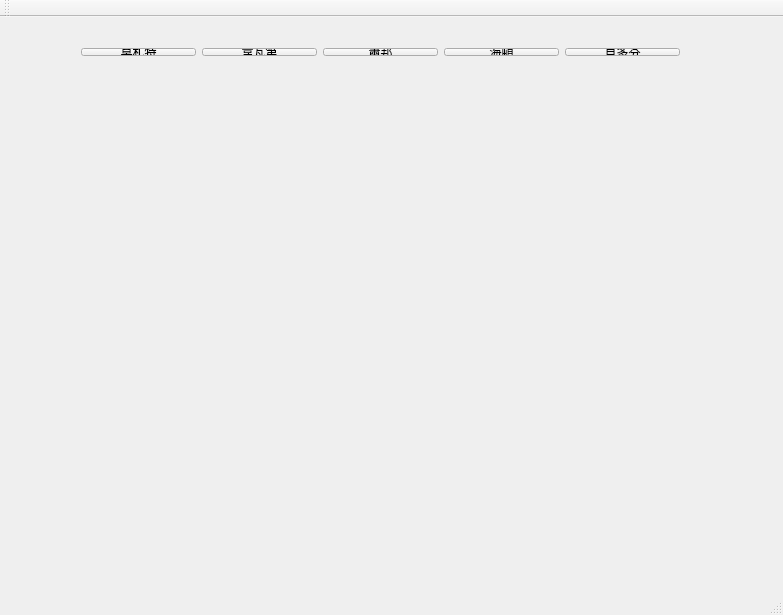
<?xml version="1.0" encoding="UTF-8"?>
<ui version="4.0">
 <class>MainWindow</class>
 <widget class="QMainWindow" name="MainWindow">
  <property name="geometry">
   <rect>
    <x>0</x>
    <y>0</y>
    <width>783</width>
    <height>615</height>
   </rect>
  </property>
  <property name="windowTitle">
   <string>MainWindow</string>
  </property>
  <widget class="QWidget" name="centralWidget">
   <widget class="QLabel" name="label">
    <property name="geometry">
     <rect>
      <x>260</x>
      <y>90</y>
      <width>481</width>
      <height>431</height>
     </rect>
    </property>
    <property name="text">
     <string/>
    </property>
   </widget>
   <widget class="QWidget" name="layoutWidget">
    <property name="geometry">
     <rect>
      <x>70</x>
      <y>20</y>
      <width>621</width>
      <height>30</height>
     </rect>
    </property>
    <layout class="QHBoxLayout" name="horizontalLayout">
     <item>
      <widget class="QPushButton" name="pushButton">
       <property name="text">
        <string>莫札特</string>
       </property>
      </widget>
     </item>
     <item>
      <widget class="QPushButton" name="pushButton_2">
       <property name="text">
        <string>韋瓦第</string>
       </property>
      </widget>
     </item>
     <item>
      <widget class="QPushButton" name="pushButton_3">
       <property name="text">
        <string>蕭邦</string>
       </property>
      </widget>
     </item>
     <item>
      <widget class="QPushButton" name="pushButton_4">
       <property name="text">
        <string>海頓</string>
       </property>
      </widget>
     </item>
     <item>
      <widget class="QPushButton" name="pushButton_5">
       <property name="text">
        <string>貝多芬</string>
       </property>
      </widget>
     </item>
    </layout>
   </widget>
   <widget class="QLabel" name="label_2">
    <property name="geometry">
     <rect>
      <x>30</x>
      <y>100</y>
      <width>211</width>
      <height>351</height>
     </rect>
    </property>
    <property name="text">
     <string/>
    </property>
   </widget>
  </widget>
  <widget class="QMenuBar" name="menuBar">
   <property name="geometry">
    <rect>
     <x>0</x>
     <y>0</y>
     <width>783</width>
     <height>25</height>
    </rect>
   </property>
  </widget>
  <widget class="QToolBar" name="mainToolBar">
   <attribute name="toolBarArea">
    <enum>TopToolBarArea</enum>
   </attribute>
   <attribute name="toolBarBreak">
    <bool>false</bool>
   </attribute>
  </widget>
  <widget class="QStatusBar" name="statusBar"/>
 </widget>
 <layoutdefault spacing="6" margin="11"/>
 <resources/>
 <connections/>
</ui>
